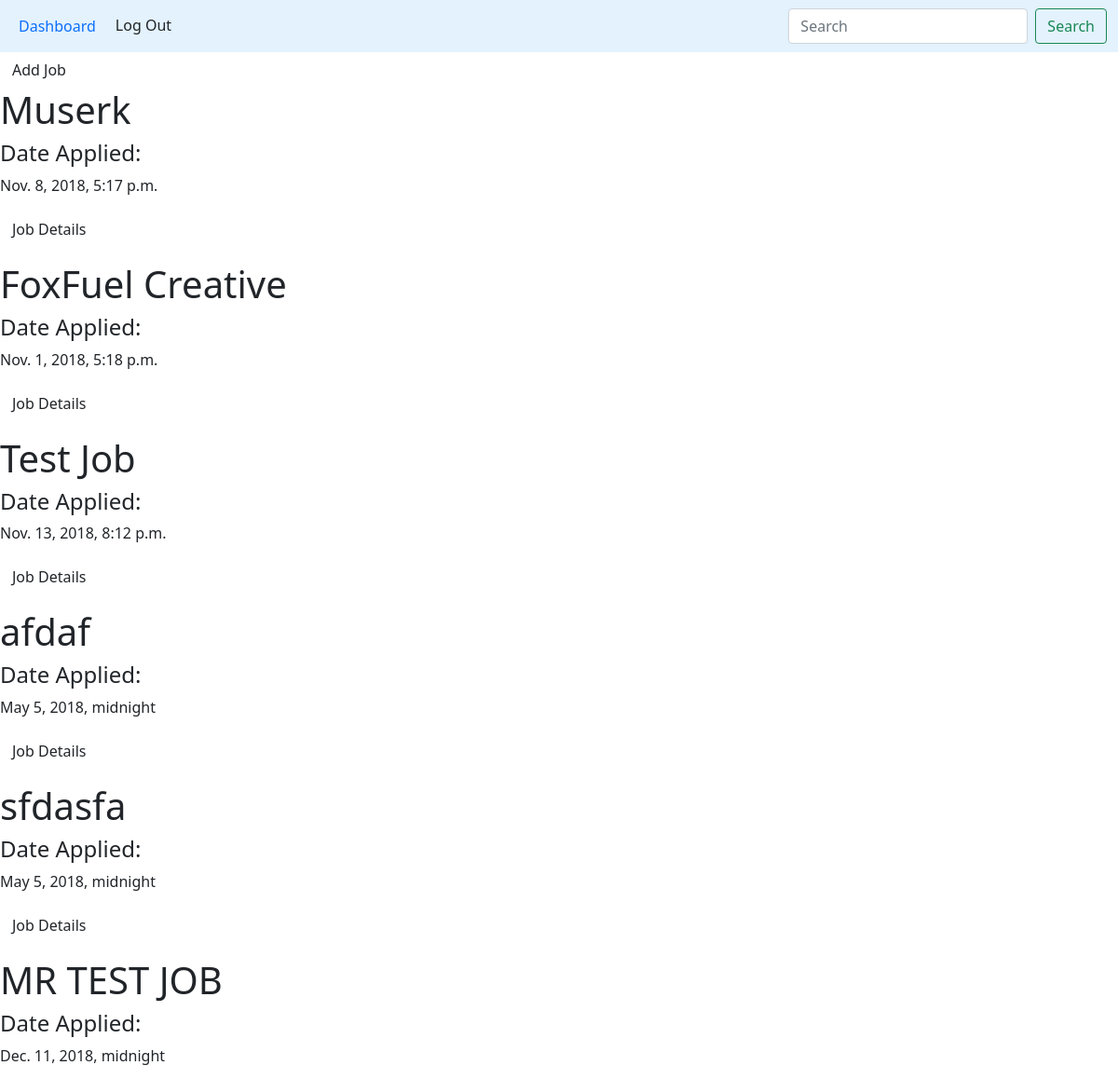
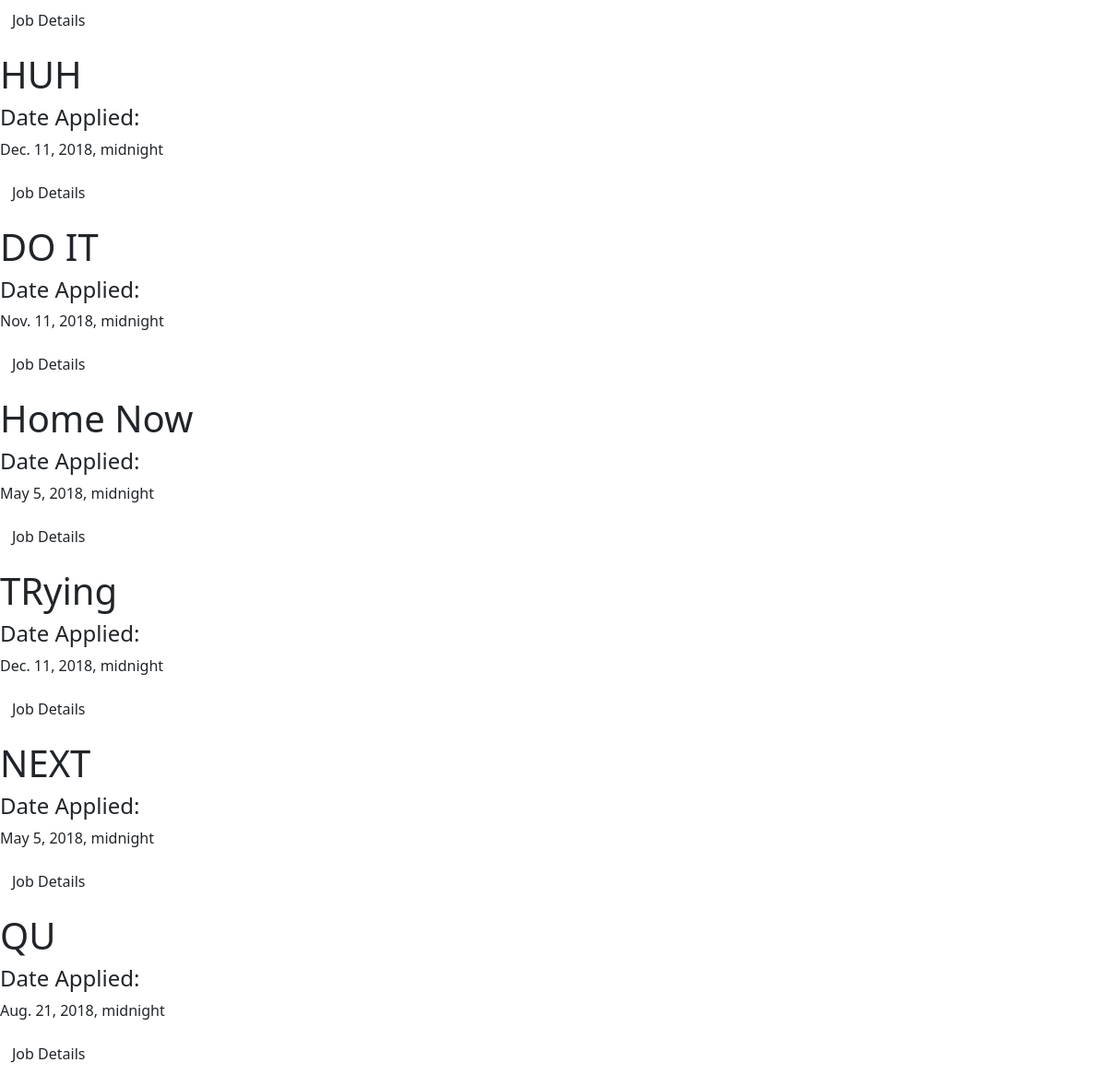
The app's page /jobs/ (signed in) with its own data (2 pictures, top to bottom).
### djoba/models/job.py (models this page shows, shortened)
class Job(models.Model):
	user = models.ForeignKey(User,on_delete=models.CASCADE)
	job_search = models.ForeignKey(JobSearch,on_delete=models.CASCADE)
	company_name = models.CharField(max_length=80)
	title =	models.ForeignKey(Title,on_delete=models.CASCADE)
	date_added = models.DateTimeField(auto_now=False, auto_now_add=False)
	language = models.ManyToManyField(Language)
	framework = models.ManyToManyField(Framework)
	description = models.TextField()

### djoba/views/get_jobs.py (the view)
# urls.py: path('jobs/', views.get_jobs, name='jobs'),
def get_jobs(request):
	jobs = Job.objects.filter(user=request.user.id)
	template = 'djoba/jobs.html'
	return render(request, template, {'jobs': jobs})

### djoba/templates/djoba/jobs.html
{%  extends 'djoba/index.html' %}
{% load staticfiles %}
{% block content %}
{% include 'djoba/nav.html' with nav_location=view.location %}
<div>
	<form method='get' action='/new_job'>
		<button class='btn'type='submit' value='Add Job'>Add Job</button>
	</form>
</div>
{% for job in jobs %}
<div class='centered'>
		<h1>{{job.company_name}}</h1>
		<h4>Date Applied:</h4>{{job.date_added}}
		<p>
			<form method='get' action="{% url 'job_details' pk=job.id %}">
				<button class='btn'type='submit' value='Job Details'>Job Details</button>
			</form>
		</p>
</div>
{% endfor %}
{% endblock content %}

### records on screen
Job: company_name "Muserk", date_added "Nov. 8, 2018, 5:17 p.m."
Job: company_name "FoxFuel Creative", date_added "Nov. 1, 2018, 5:18 p.m."
Job: company_name "Test Job", date_added "Nov. 13, 2018, 8:12 p.m."
Job: company_name "afdaf", date_added "May 5, 2018, midnight"
Job: company_name "sfdasfa", date_added "May 5, 2018, midnight"
Job: company_name "MR TEST JOB", date_added "Dec. 11, 2018, midnight"
Job: company_name "HUH", date_added "Dec. 11, 2018, midnight"
Job: company_name "DO IT", date_added "Nov. 11, 2018, midnight"
Job: company_name "Home Now", date_added "May 5, 2018, midnight"
Job: company_name "TRying", date_added "Dec. 11, 2018, midnight"
Job: company_name "NEXT", date_added "May 5, 2018, midnight"
Job: company_name "QU", date_added "Aug. 21, 2018, midnight"
